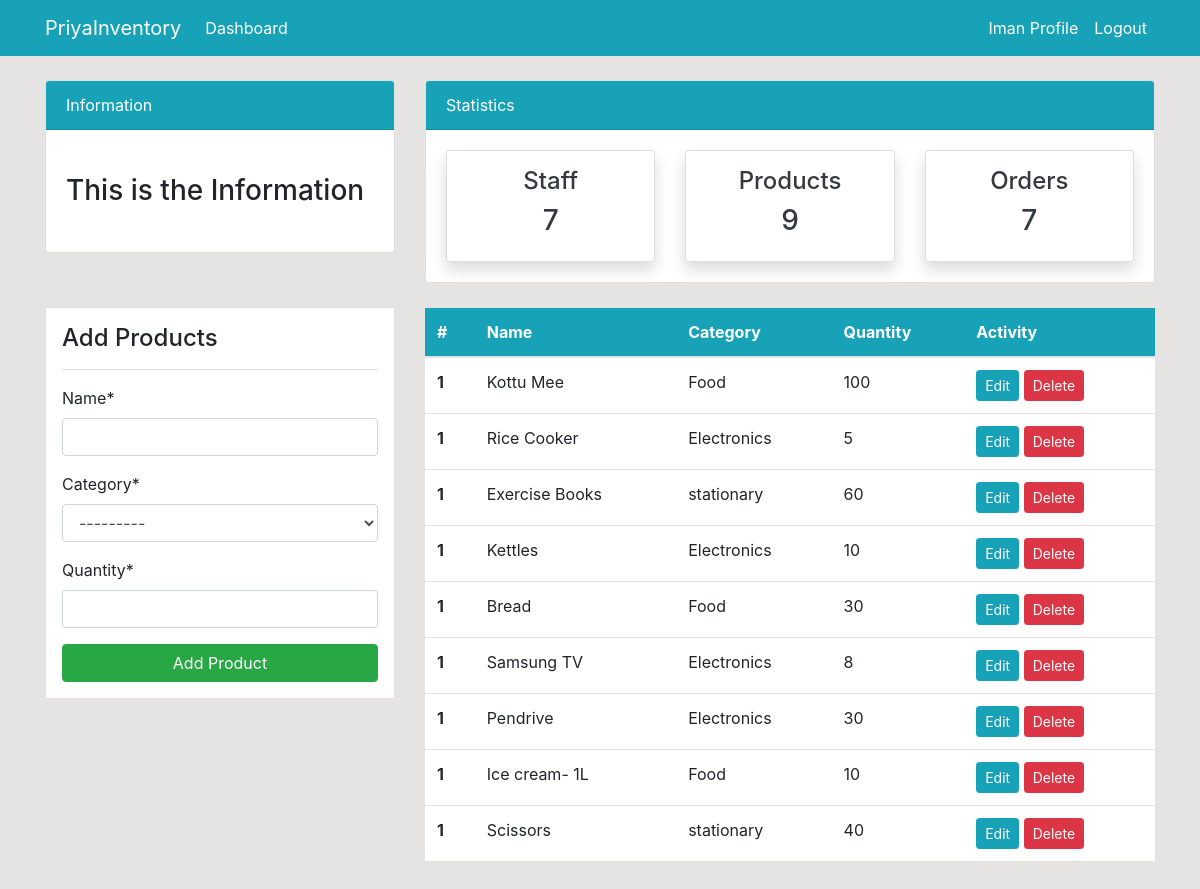
/product/ (signed in), run on the app's committed database.
### dashboard/models.py (models this page shows, shortened)
class Product(models.Model):
    name = models.CharField(max_length=100, null=True)
    category = models.CharField(max_length=20, choices=CATEGORY, null=True)
    quantity = models.PositiveIntegerField(null=True)
    class Meta:
        verbose_name_plural = 'Product'

### dashboard/views.py (the view)
# urls.py: path('product/', views.product, name='dashboard-product'),
@login_required
def product(request):
    items = Product.objects.all() #using ORM
    product_count = items.count()
    workers_count = User.objects.all().count()
    orders_count = Order.objects.all().count()
    if request.method == 'POST':
        form = ProductForm(request.POST)
        if form.is_valid():
            form.save()
            product_name = form.cleaned_data.get('name')
            messages.success(request, f'{ product_name } has been added.')
            return redirect('dashboard-product')
    else:
        form = ProductForm()
    context = {
        'items': items,
        'form': form,
        'workers_count': workers_count,
        'orders_count': orders_count,
        'product_count': product_count,
    }
    return render(request, 'dashboard/product.html', context)

### dashboard/forms.py
class ProductForm(forms.ModelForm):
    class Meta:
        model = Product
        fields = ['name', 'category', 'quantity']

### templates/dashboard/product.html (shortened to what this page needs)
{% extends 'partials/base.html' %}
{% load crispy_forms_tags %}
{% block content %}
{% include 'partials/topnav.html' %}
    <div class="container">
        <div class="row my-4">
            <div class="col-md-4">
                <div class="border bg-white p-3">
                    <h4>Add Products</h4>
                    <hr>
                    <form method="POST">
                        {{ form|crispy }}
                        <input class="btn btn-success btn-block" type="submit" value="Add Product">
                    </form>
                </div>
            </div>
            <div class="col-md-8">
                <table class="table bg-white">
                    <thead class="bg-info">
                        <tr class="text-white">
                            <th scope="col">#</th>
                            <th scope="col">Name</th>
                            <th scope="col">Category</th>
                            <th scope="col">Quantity</th>
                            <th scope="col">Activity</th>
                        </tr>
                    </thead>
                    <tbody>
                        {% for item in items %}
                        <tr>
                            <th scope="row">1</th>
                            <td>{{ item.name }}</td>
                            <td>{{ item.category }}</td>
                            <td>{{ item.quantity }}</td>
                            <td>
                                <a class="btn btn-info btn-sm" href="{% url 'dashboard-product-update' item.id %}">Edit</a>
                                <a class="btn btn-danger btn-sm" href="{% url 'dashboard-product-delete' item.id %}">Delete</a>
                            </td>
                        </tr>
                        {% endfor %}
                    </tbody>
                </table>
            </div>
        </div>
    </div>
{% endblock %}

### templates/partials/nav.html (shortened to what this page needs)
    <nav class="navbar navbar-expand-lg navbar-info bg-info">
            {% if user.is_authenticated %}
                <div class="container">
                <a class="navbar-brand text-white" href="{% url 'dashboard-index' %}">PriyaInventory</a>
                <div class="collapse navbar-collapse" id="navbarSupportedContent">
                    <ul class="navbar-nav mr-auto">
                        <li class="nav-item active">
                            <a class="nav-link text-white" href="{% url 'dashboard-index' %}">Dashboard </a>
                        </li>
                    </ul>
                    <ul class="navbar-nav ml-auto">
                        <li class="nav-item active">
                            <a class="nav-link text-white" href="{% url 'user-profile' %}">{{ user.username }} Profile </a>
                        </li>
                        <li class="nav-item">
                            <a class="nav-link text-white" href="{% url 'user-logout' %}">Logout</a>
                        </li>
                    </ul>
            {% endif %}
                </div>
               </div>
    </nav>

### static/style.css (style rules this page uses)
body { background: rgb(230, 227, 227); }

### data on the page
Product: name "Kottu Mee", category "Food", quantity "100"
Product: name "Rice Cooker", category "Electronics", quantity "5"
Product: name "Exercise Books", category "stationary", quantity "60"
Product: name "Kettles", category "Electronics", quantity "10"
Product: name "Bread", category "Food", quantity "30"
Product: name "Samsung TV", category "Electronics", quantity "8"
Product: name "Pendrive", category "Electronics", quantity "30"
Product: name "Ice cream- 1L", category "Food", quantity "10"
Product: name "Scissors", category "stationary", quantity "40"

### other printed values
{{ user.username }} "Iman"
{{ workers_count }} "7"
{{ product_count }} "9"
{{ orders_count }} "7"
